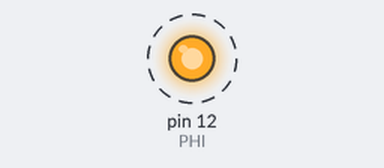
Bench run of a sketch on a simulated Arduino Uno, built with avr-gcc and run on an emulated ATmega328P. On the bench: output pins drawn as LEDs (lit = HIGH). Dashed ring = blinking. Pins used as bus, display or sensor lines are not drawn.

Above: at 0.28 s.
Timing chart, 0 to 3.2 s (numbered marks = the images above):
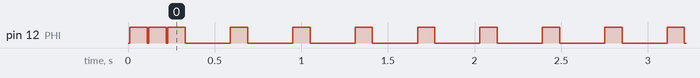

Measured:
- by itself, pin 12 (PHI): goes LOW 0.01 s, HIGH 0.10 s, LOW 0.01 s, 360 × (HIGH 0.10 s, LOW 0.26 s), HIGH 0.10 s, then LOW

The sketch:

6522Tester.ino
```cpp
#define PHI 12

char DATA[] = {0, 1, 2, 3, 4, 5, 6, 7};
char RS[] = {8, 9, 10, 11};

void pulse() {
  digitalWrite(PHI, LOW);
  delay(10);
  digitalWrite(PHI, HIGH);
  delay(100);
  digitalWrite(PHI, LOW);
}

void setData(char value) {
  char dataWord[8];
  for (int i = 0; i < 8; i++) {
    dataWord[i] = ((value >> i) & 0x01) == 0 ? LOW : HIGH;
  }

  for (int i = 0; i < 8; i++) {
    digitalWrite(DATA[i], dataWord[i]);
  }
}

void setRs(char value) {
  char dataWord[4];
  for (int i = 0; i < 4; i++) {
    dataWord[i] = ((value >> i) & 0x01) == 0 ? LOW : HIGH;
  }

  for (int i = 0; i < 4; i++) {
    digitalWrite(RS[i], dataWord[i]);
  }
}

void cycle(char data, char rs) {
  setRs(rs);
  setData(data);
  pulse();
}

void setup() {
  for (int i = 0; i < 8; i++) {
    pinMode(DATA[i], OUTPUT);
  }

  for (int i = 0; i < 4; i++) {
    pinMode(RS[i], OUTPUT);
  }

  pinMode(PHI, OUTPUT);

  cycle(0xff, 0x02);
  cycle(0x00, 0x00);
}

void loop() {
  cycle(0x55, 0x00);
  delay(250);
  cycle(0xaa, 0x00);
  delay(250);
}
```
